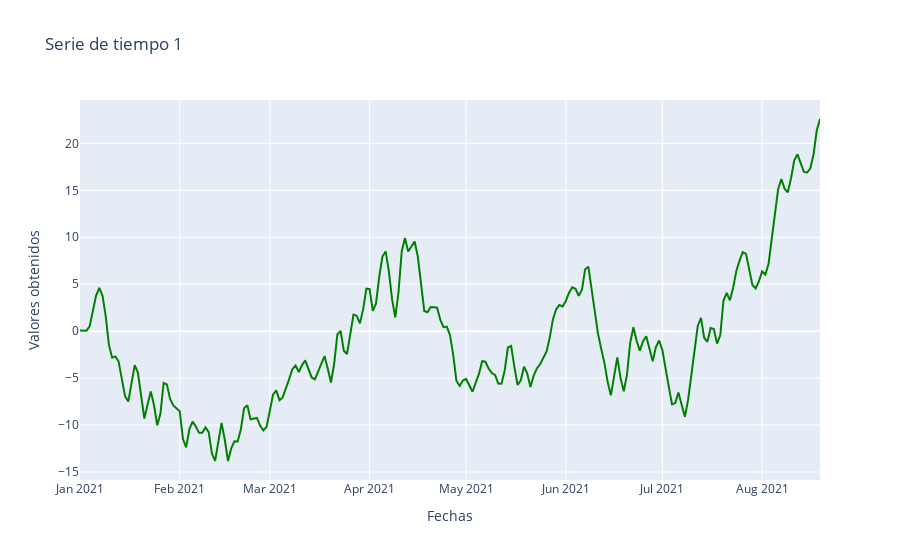

Notebook code for this chart:
### Markdown cell above
Continuando con el proceso anterior una manera mas detallada de comprender la información del mismo es bajo las siguientes series temporales de los datos, en donde se pueden interactuar con las mismas

### Code cell
fig = go.Figure(data=go.Scatter(x=serie_1.index, y=serie_1["valor"], mode='lines', marker=dict(color='green')))
fig.update_layout(title='Serie de tiempo 1', xaxis_title='Fechas', yaxis_title='Valores obtenidos')
fig.show()
Boton_auxiliar("grafico1")

### Figure 1 — Plotly figure (JSON) as saved in the notebook; plotly's stock layout.template omitted (floating-point values rounded to 4 significant figures; data arrays with more than 128 entries replaced by an {"elided": "..."} marker saying what was removed)
{"data": [{"marker": {"color": "green"}, "mode": "lines", "type": "scatter", "x": {"elided": "231 str values"}, "y": {"elided": "231 float values"}}], "layout": {"title": {"text": "Serie de tiempo 1"}, "xaxis": {"title": {"text": "Fechas"}}, "yaxis": {"title": {"text": "Valores obtenidos"}}}}
